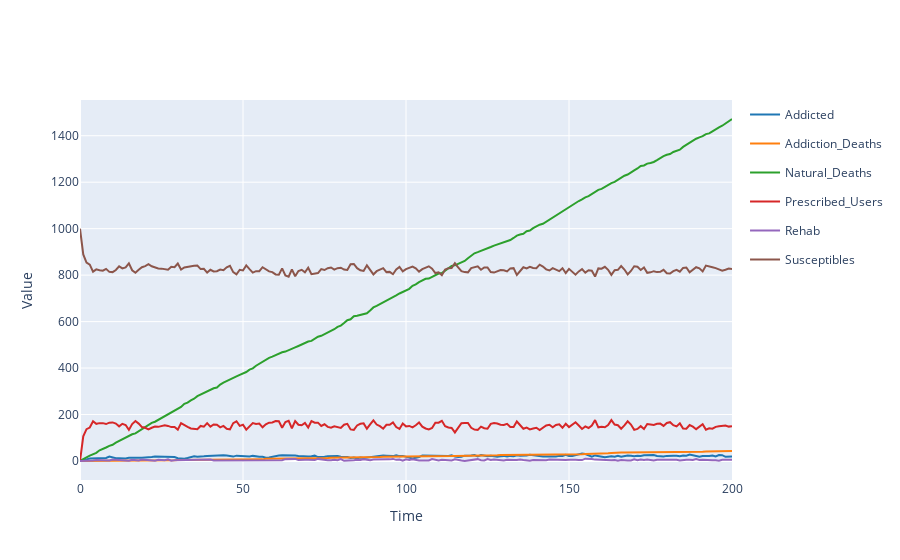

Source (notebook cell):
### Code cell
results.plotplotly()

### Figure 1 — Plotly figure (JSON) as saved in the notebook; plotly's stock layout.template omitted (floating-point values rounded to 4 significant figures; data arrays with more than 128 entries replaced by an {"elided": "..."} marker saying what was removed)
{"data": [{"legendgroup": "Addicted", "line": {"color": "#1f77b4"}, "mode": "lines", "name": "Addicted", "type": "scatter", "x": {"elided": "201 int values"}, "y": {"elided": "201 int values"}}, {"legendgroup": "Addiction_Deaths", "line": {"color": "#ff7f0e"}, "mode": "lines", "name": "Addiction_Deaths", "type": "scatter", "x": {"elided": "201 int values"}, "y": {"elided": "201 int values"}}, {"legendgroup": "Natural_Deaths", "line": {"color": "#2ca02c"}, "mode": "lines", "name": "Natural_Deaths", "type": "scatter", "x": {"elided": "201 int values"}, "y": {"elided": "201 int values"}}, {"legendgroup": "Prescribed_Users", "line": {"color": "#d62728"}, "mode": "lines", "name": "Prescribed_Users", "type": "scatter", "x": {"elided": "201 int values"}, "y": {"elided": "201 int values"}}, {"legendgroup": "Rehab", "line": {"color": "#9467bd"}, "mode": "lines", "name": "Rehab", "type": "scatter", "x": {"elided": "201 int values"}, "y": {"elided": "201 int values"}}, {"legendgroup": "Susceptibles", "line": {"color": "#8c564b"}, "mode": "lines", "name": "Susceptibles", "type": "scatter", "x": {"elided": "201 int values"}, "y": {"elided": "201 int values"}}], "layout": {"showlegend": true, "title": {"text": ""}, "xaxis": {"title": {"text": "Time"}}, "yaxis": {"title": {"text": "Value"}}}}
